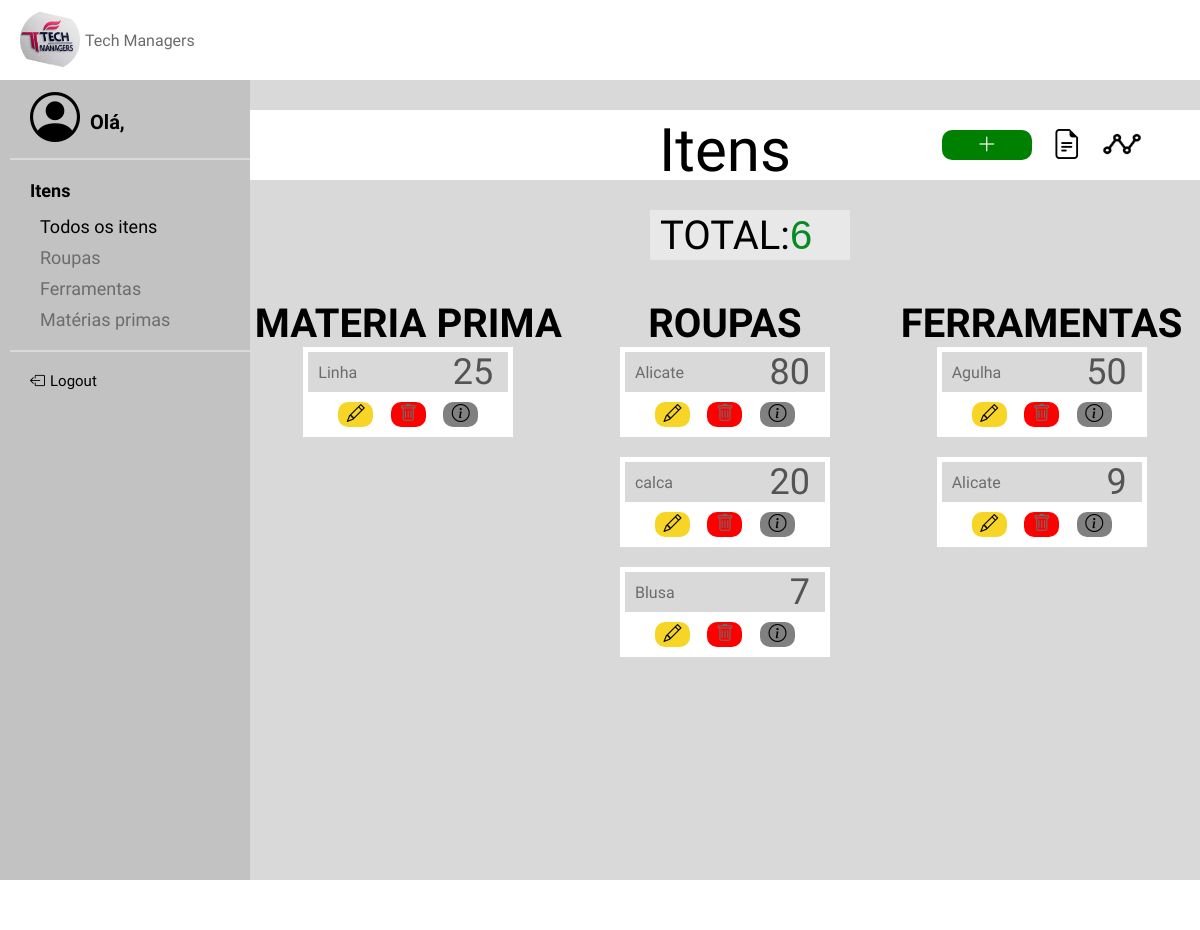
The app's page /TelaAI, older data.
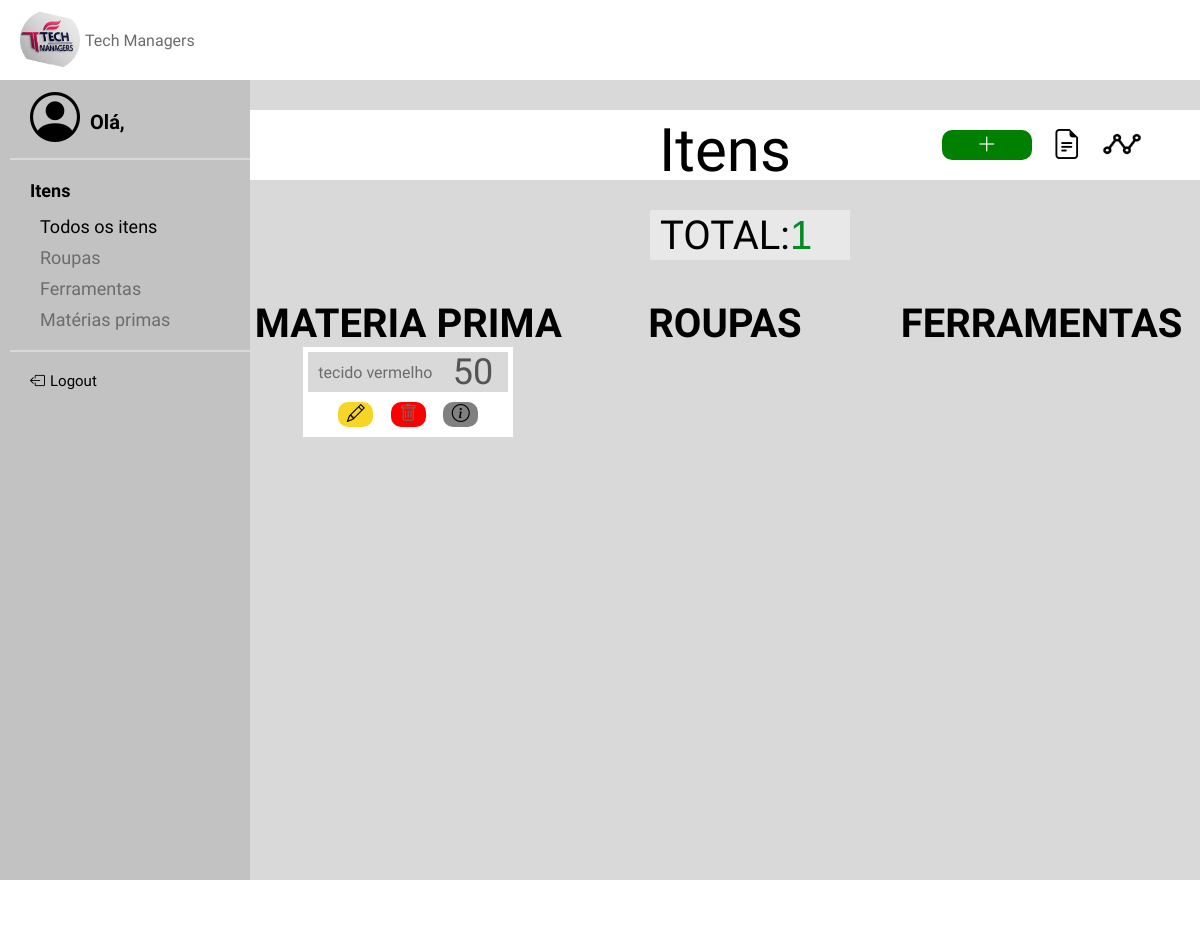
The same page, newer data.
### models.py (models this page shows, shortened)
class ITEM(Base):
    __tablename__ = 'item'
    id = Column(Integer, primary_key=True, unique=True, nullable=False, index=True)
    nome = Column(String(40), nullable=False, index=True)
    tipo = Column(String(40), nullable=False, index=True)
    quantidade = Column(Integer, nullable=False, index=True)

### app.py (the view)
@app.route('/TelaAI')
def telaitens():
    itens = ITEM.query.all()
    return render_template("TelaAItens.html", itens=itens)

### templates/TelaAItens.html
{% extends "base.html" %}
{% block conteudo %}
    <link rel="stylesheet" href="/static/TelaAItens.css">
    <div class="container">
        <div id="numero">
            <p class="titulo">Itens</p>
            <div class="botoestitle" id="ladinho">
                <button id="btn1" onclick="window.location.href='{{ url_for('TelaCItem') }}'"><i
                        class="bi bi-plus-lg"></i></button>
                <button id="btn2"><i class="bi bi-file-earmark-text"></i></button>
                <button id="btn3"><img src="../static/imagens/Graphic.png"></button>
            </div>
        </div>
        <div id="total">
            <p for="numero" id="textonumero"> TOTAL: </p>
            <input type="number" id="camponumero" name="numero" value="{{ itens | length }}" readonly>
        </div>
        <div class="cards">
    <div class="materias">
        <p>MATERIA PRIMA</p>
        {% for item in itens %}
            {% if item.tipo == "Materia" %}
                <div class="card">
                    <form class="input-group">
                        <input type="text" id="nome" name="nome" value="{{ item.nome }}" readonly>
                        <input type="number" id="quantidade" name="quantidade" value="{{ item.quantidade }}" disabled>
                    </form>
                    <div class="botoes">
                        <button id="btn1" onclick="window.location.href='{{ url_for('TelaEItem', id=item.id) }}'"><i class="bi bi-pencil"></i></button>
                        <button id="btn2"><a href="{{ url_for('delete', id=item.id) }}"><i class="bi bi-trash"></i></a></button>
                        <button id="btn3" onclick="window.location.href='{{ url_for('TelaDItem', id=item.id) }}'"><i class="bi bi-info-circle"></i></button>
                    </div>
                </div>
            {% endif %}
        {% endfor %}
    </div>
    <div class="roupas">
        <p>ROUPAS</p>
        {% for item in itens %}
            {% if item.tipo == "Roupa" %}
                <div class="card">
                    <form class="input-group">
                        <input type="text" id="nome" name="nome" value="{{ item.nome }}" readonly>
                        <input type="number" id="quantidade" name="quantidade" value="{{ item.quantidade }}" disabled>
                    </form>
                    <div class="botoes">
                        <button id="btn1" onclick="window.location.href='{{ url_for('TelaEItem', id=item.id) }}'"><i class="bi bi-pencil"></i></button>
                        <button id="btn2"><a href="{{ url_for('delete', id=item.id) }}"><i class="bi bi-trash"></i></a></button>
                        <button id="btn3" onclick="window.location.href='{{ url_for('TelaDItem', id=item.id) }}'"><i class="bi bi-info-circle"></i></button>
                    </div>
                </div>
            {% endif %}
        {% endfor %}
    </div>
    <div class="ferramentas">
        <p>FERRAMENTAS</p>
        {% for item in itens %}
            {% if item.tipo == "Ferramenta" %}
                <div class="card">
                    <form class="input-group">
                        <input type="text" id="nome" name="nome" value="{{ item.nome }}" readonly>
                        <input type="number" id="quantidade" name="quantidade" value="{{ item.quantidade }}" disabled>
                    </form>
                    <div class="botoes">
                        <button id="btn1" onclick="window.location.href='{{ url_for('TelaEItem', id=item.id) }}'"><i class="bi bi-pencil"></i></button>
                        <button id="btn2"><a href="{{ url_for('delete', id=item.id) }}"><i class="bi bi-trash"></i></a></button>
                        <button id="btn3" onclick="window.location.href='{{ url_for('TelaDItem', id=item.id) }}'"><i class="bi bi-info-circle"></i></button>
                    </div>
                </div>
            {% endif %}
        {% endfor %}
    </div>
</div>
    </div>
{% endblock %}

### templates/base.html (shortened to what this page needs)
<!DOCTYPE html>
<html lang="pt-br">
<head>
    <link rel="stylesheet" href="https://cdn.jsdelivr.net/npm/bootstrap-icons@1.10.5/font/bootstrap-icons.css">
    <link rel="stylesheet" href="/static/base.css">
</head>
<body>
<header>
    <a class="navbar-brand" id="logo">
        <img src="../static/imagens/logo.png" width="60" height="60">
        <strong class="koulen-regular" id="txt_logo">Tech Managers</strong>
    </a>
</header>
<aside class="sidebar">
     <div class="pessoa"><i class="bi bi-person-circle" id="person"></i>
            <p>Olá, {{ nome_usuario }}</p></div>
        <hr>
    {% if 'admin' in session and session['admin'] %}
        <dl class="lista">
            <dt class="dt1" id="txt"><a href="{{ url_for('telafuncionarios') }}">Funcionarios</a></dt>
            <dt class="dt2" id="txt"><a href="{{ url_for('telaitens') }}">Itens</a></dt>
            <dd class="dd1" id="txt"><a href="{{ url_for('telaitens') }}">Todos os itens</a></dd>
            <dd class="dd2" id="txt"><a href="{{ url_for('tela_roupas') }}">Roupas</a></dd>
            <dd class="dd3" id="txt"><a href="{{ url_for('tela_ferramentas') }}">Ferramentas</a></dd>
            <dd class="dd4" id="txt"><a href="{{ url_for('tela_materia_prima') }}">Matérias primas</a></dd>
        </dl>
    {% else %}
        <dl class="lista">
            <dt class="dt2" id="txt"><a href="{{ url_for('TelaFI') }}">Itens</a></dt>
            <dd class="dd1" id="txt"><a href="{{ url_for('TelaFI') }}">Todos os itens</a></dd>
            <dd class="dd2" id="txt"><a href="{{ url_for('TelaFR') }}">Roupas</a></dd>
            <dd class="dd3" id="txt"><a href="{{ url_for('TelaFF') }}">Ferramentas</a></dd>
            <dd class="dd4" id="txt"><a href="{{ url_for('TelaFM') }}">Matérias primas</a></dd>
        </dl>
    {% endif %}
        <hr>
        <div class="deslogar"><i class="bi bi-box-arrow-left" id="logout"></i>
            <a href="{{ url_for('logout') }}">Logout</a></div>
</aside>
<main>
    <div class="meio">
        {% block conteudo %}
        {% endblock %}
    </div>
</main>
<footer>
</footer>
</body>
</html>

### static/base.css (style rules this page uses)
* { margin: 0; padding: 0; }
.koulen-regular { font-family: "Koulen", sans-serif; font-weight: 400; font-style: normal; }
body { background-color: #d9d9d9; display: grid; grid-template-columns: auto 1fr 1fr; }
header { width: 100%; height: 80px; background-color: #ffffff; display: flex; flex-direction: row; padding-left: 20px; justify-items: center; text-align: center; justify-content: flex-start; grid-column: span 3; }
#logo { margin-right: auto; display: flex; text-align: center; align-items: center; gap: 5px; width: auto; height: auto; }
main { height: 100%; width: 100%; min-height:100vh; display: flex; flex-direction: row; align-items: start; grid-column: span 2; }
footer { height: 50px; width: 100%; background-color: white; grid-column: span 3; }
aside hr { border: 1px solid #d9d9d9; margin-top: 10px; margin-bottom: 20px; margin-left: 10px; }
aside { height: inherit; width: 250px; background-color: #C2C2C2; color: #6c6c6c; padding-top: 10px; font-family: "Mako", sans-serif; font-size: 18px; display: flex; flex-direction: column; grid-column: span 1; }
#person { color: black; font-size: 50px; }
.pessoa { display: flex; flex-direction: row; font-size: 20px; margin-left: 30px; }
.pessoa p { margin-top: 20px; margin-left: 10px; color: black; font-weight: bold; }
#logout { color: black; font-size: 15px; }
.deslogar { display: flex; flex-direction: row; font-size: 15px; margin-left: 30px; color: black; }
.deslogar a { margin-left: 5px; color: black; }
dl { margin-left: 10px; display: flex; flex-direction: column; }
dt { margin-left: 20px; margin-bottom: 10px; }
.dt2 { margin-bottom: 15px; }
dd { margin-left: 30px; margin-bottom: 10px; }
.meio { width: 100%; height: 100%; background-color: #d9d9d9; }
a { text-decoration: none; color: #6c6c6c; }

Row changes from the older to the newer data that the page shows:
removed ITEM: nome "Linha", quantidade "25"
removed ITEM: nome "Alicate", quantidade "80"
removed ITEM: nome "calca", quantidade "20"
removed ITEM: nome "Blusa", quantidade "7"
removed ITEM: nome "Agulha", quantidade "50"
removed ITEM: nome "Alicate", quantidade "9"
added ITEM: nome "tecido vermelho", quantidade "50"
Text that changed along with them:
form field numero: "6" → "1"
